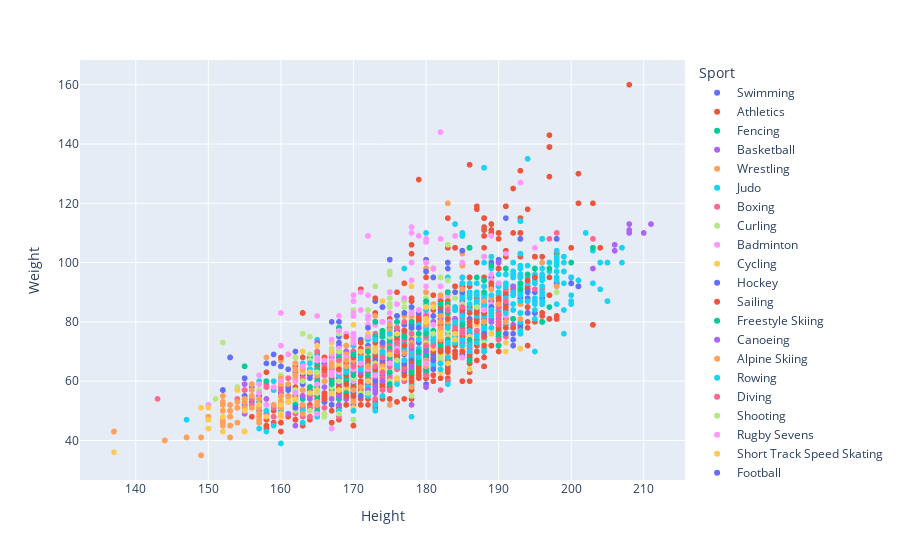

The notebook cell this image was saved under:
### Code cell
fig = px.scatter(df_height_weight, x="Height", y="Weight", color="Sport")

fig.show()

### Figure 1 — Plotly figure (JSON) as saved in the notebook; plotly's stock layout.template omitted (floating-point values rounded to 4 significant figures; data arrays with more than 128 entries replaced by an {"elided": "..."} marker saying what was removed)
{"data": [{"hovertemplate": "Sport=Swimming<br>Height=%{x}<br>Weight=%{y}<extra></extra>", "legendgroup": "Swimming", "marker": {"color": "#636efa", "symbol": "circle"}, "mode": "markers", "name": "Swimming", "showlegend": true, "type": "scattergl", "x": {"elided": "959 int values"}, "xaxis": "x", "y": {"elided": "959 int values"}, "yaxis": "y"}, {"hovertemplate": "Sport=Athletics<br>Height=%{x}<br>Weight=%{y}<extra></extra>", "legendgroup": "Athletics", "marker": {"color": "#EF553B", "symbol": "circle"}, "mode": "markers", "name": "Athletics", "showlegend": true, "type": "scattergl", "x": {"elided": "1642 int values"}, "xaxis": "x", "y": {"elided": "1642 float values"}, "yaxis": "y"}, {"hovertemplate": "Sport=Fencing<br>Height=%{x}<br>Weight=%{y}<extra></extra>", "legendgroup": "Fencing", "marker": {"color": "#00cc96", "symbol": "circle"}, "mode": "markers", "name": "Fencing", "showlegend": true, "type": "scattergl", "x": {"elided": "341 int values"}, "xaxis": "x", "y": {"elided": "341 int values"}, "yaxis": "y"}, {"hovertemplate": "Sport=Basketball<br>Height=%{x}<br>Weight=%{y}<extra></extra>", "legendgroup": "Basketball", "marker": {"color": "#ab63fa", "symbol": "circle"}, "mode": "markers", "name": "Basketball", "showlegend": true, "type": "scattergl", "x": [208, 188, 178, 211, 208, 189, 210, 168, 206, 192, 208, 188, 195, 185, 180, 189, 206, 188, 188, 176, 192, 203, 175, 175], "xaxis": "x", "y": [110, 85, 75, 113, 113, 80, 110, 63, 104, 79, 111, 74, 93, 87, 76, 95, 106, 90, 88, 66, 89, 98, 66, 64], "yaxis": "y"}, {"hovertemplate": "Sport=Wrestling<br>Height=%{x}<br>Weight=%{y}<extra></extra>", "legendgroup": "Wrestling", "marker": {"color": "#FFA15A", "symbol": "circle"}, "mode": "markers", "name": "Wrestling", "showlegend": true, "type": "scattergl", "x": [173, 181, 175, 180, 168, 168, 168, 168, 161, 161, 161, 161, 176, 185, 185, 185, 178, 180, 160, 172, 205, 171, 171, 174, 174, 173, 168, 168, 188, 183, 174, 174, 175, 180, 180, 173, 182, 190, 190, 164, 170, 185, 183, 175, 163, 190, 180, 180, 165, 165, 161, 178, 178, 178, 183, 169, 169, 169, 168, 180, 180, 174, 175, 175, 175, 173, 173], "xaxis": "x", "y": [74, 86, 78, 73, 62, 62, 57, 57, 69, 69, 69, 69, 82, 99, 99, 99, 68, 97, 55, 79, 100, 67, 67, 65, 65, 82, 62, 62, 102, 90, 68, 68, 66, 90, 90, 74, 82, 100, 100, 63, 60, 103, 70, 52, 57, 100, 98, 98, 57, 57, 53, 83, 83, 83, 120, 58, 58, 58, 62, 67, 67, 70, 74, 74, 74, 67, 67], "yaxis": "y"}, {"hovertemplate": "Sport=Judo<br>Height=%{x}<br>Weight=%{y}<extra></extra>", "legendgroup": "Judo", "marker": {"color": "#19d3f3", "symbol": "circle"}, "mode": "markers", "name": "Judo", "showlegend": true, "type": "scattergl", "x": [178, 178, 178, 173, 173, 188, 165, 165, 180, 180, 172, 178, 175, 175, 185, 185, 185, 185, 164, 182, 182, 182, 173, 173, 173, 167, 167, 177, 183, 160, 160, 175, 173, 187, 160, 160, 160, 168, 168, 153, 160, 160, 167, 167, 185, 172, 178, 173, 188, 188, 188, 187, 187, 187, 147, 180, 159, 165, 165, 170, 170, 170, 170, 178, 178, 178, 178, 196, 175, 184, 168, 168, 174, 175, 172, 181, 181, 185, 170, 180, 175, 188, 188, 180, 180, 193, 193, 193, 155, 155, 169, 178, 178, 165, 194, 152, 157, 163, 185, 185, 183, 183, 182, 178, 173, 186, 180, 180, 180, 175, 177], "xaxis": "x", "y": [78, 78, 78, 65, 63, 100, 62, 62, 84, 84, 78, 48, 71, 71, 109, 109, 109, 109, 64, 81, 81, 95, 57, 57, 57, 70, 70, 98, 78, 52, 52, 74, 66, 86, 60, 60, 48, 60, 60, 48, 56, 56, 63, 63, 100, 65, 65, 70, 132, 132, 132, 90, 90, 90, 47, 80, 60, 74, 59, 69, 69, 69, 69, 77, 77, 77, 71, 95, 72, 113, 60, 60, 69, 63, 65, 66, 66, 110, 57, 110, 77, 111, 111, 81, 81, 114, 114, 114, 52, 52, 65, 78, 78, 65, 135, 52, 60, 66, 89, 89, 95, 95, 95, 68, 66, 86, 86, 86, 86, 78, 73], "yaxis": "y"}, {"hovertemplate": "Sport=Boxing<br>Height=%{x}<br>Weight=%{y}<extra></extra>", "legendgroup": "Boxing", "marker": {"color": "#FF6692", "symbol": "circle"}, "mode": "markers", "name": "Boxing", "showlegend": true, "type": "scattergl", "x": [164, 164, 177, 196, 173, 173, 170, 177, 185, 175, 178, 172, 170, 170, 163, 173, 175, 143, 175, 183, 165, 177, 178, 165, 178, 173, 163, 180, 159, 183, 177, 179, 175, 187, 170, 156, 175, 175, 198, 175, 178, 170, 162, 188, 172, 168, 197, 183, 188, 178, 177, 178, 182, 193, 154, 173, 172, 163, 163, 160, 181, 181, 166, 182, 160, 173, 175, 175, 175, 178, 168, 173, 173, 183, 191, 195, 162, 185, 154, 203, 177, 177, 186, 180, 178, 191, 174, 177, 181, 170, 190, 165, 166, 176, 165, 193, 175, 164, 174, 182, 165, 176, 190, 193, 162, 168, 170, 178, 180, 180, 185, 158, 162, 188], "xaxis": "x", "y": [51, 51, 75, 91, 52, 57, 56, 71, 81, 57, 65, 57, 54, 57, 51, 60, 61, 54, 71, 76, 54, 60, 71, 57, 76, 63, 48, 78, 48, 75, 71, 75, 67, 81, 60, 54, 64, 57, 110, 67, 67, 54, 51, 81, 60, 67, 108, 60, 75, 69, 62, 60, 81, 91, 51, 67, 57, 51, 51, 51, 75, 75, 51, 64, 51, 64, 60, 60, 60, 71, 60, 64, 54, 75, 91, 91, 51, 80, 54, 108, 71, 64, 71, 69, 64, 75, 57, 75, 64, 60, 81, 57, 54, 60, 57, 91, 67, 54, 67, 57, 51, 64, 84, 91, 63, 48, 64, 71, 75, 81, 71, 49, 51, 85], "yaxis": "y"}, {"hovertemplate": "Sport=Curling<br>Height=%{x}<br>Weight=%{y}<extra></extra>", "legendgroup": "Curling", "marker": {"color": "#B6E880", "symbol": "circle"}, "mode": "markers", "name": "Curling", "showlegend": true, "type": "scattergl", "x": [164, 175, 169, 178, 175, 175, 167, 178, 171, 177, 180, 184, 170, 172, 167, 167, 177, 177, 177, 164, 164, 193, 177, 177, 177, 160, 167, 167, 178, 172, 173, 173, 177, 177, 177, 175, 172, 160, 189, 172, 172, 170, 177, 177, 178, 154, 154], "xaxis": "x", "y": [69, 85, 69, 76, 79, 79, 60, 80, 63, 83, 85, 88, 63, 67, 66, 66, 70, 70, 70, 67, 75, 91, 85, 85, 85, 52, 71, 71, 79, 66, 66, 66, 76, 76, 76, 80, 57, 62, 101, 78, 78, 73, 73, 61, 83, 58, 58], "yaxis": "y"}, {"hovertemplate": "Sport=Badminton<br>Height=%{x}<br>Weight=%{y}<extra></extra>", "legendgroup": "Badminton", "marker": {"color": "#FF97FF", "symbol": "circle"}, "mode": "markers", "name": "Badminton", "showlegend": true, "type": "scattergl", "x": [183, 183, 189, 189, 167, 175, 173, 168, 175, 162, 173, 183, 183, 157, 157, 182, 178, 177, 177, 159, 178, 178, 178, 157, 157, 173, 191, 191, 182, 187, 180, 172, 183, 183], "xaxis": "x", "y": [80, 80, 86, 86, 65, 64, 72, 62, 80, 61, 70, 73, 73, 62, 62, 88, 66, 77, 77, 52, 65, 65, 65, 59, 59, 70, 82, 82, 73, 82, 72, 63, 80, 80], "yaxis": "y"}, {"hovertemplate": "Sport=Cycling<br>Height=%{x}<br>Weight=%{y}<extra></extra>", "legendgroup": "Cycling", "marker": {"color": "#FECB52", "symbol": "circle"}, "mode": "markers", "name": "Cycling", "showlegend": true, "type": "scattergl", "x": {"elided": "367 int values"}, "xaxis": "x", "y": {"elided": "367 int values"}, "yaxis": "y"}, {"hovertemplate": "Sport=Hockey<br>Height=%{x}<br>Weight=%{y}<extra></extra>", "legendgroup": "Hockey", "marker": {"color": "#636efa", "symbol": "circle"}, "mode": "markers", "name": "Hockey", "showlegend": true, "type": "scattergl", "x": {"elided": "314 int values"}, "xaxis": "x", "y": {"elided": "314 int values"}, "yaxis": "y"}, {"hovertemplate": "Sport=Sailing<br>Height=%{x}<br>Weight=%{y}<extra></extra>", "legendgroup": "Sailing", "marker": {"color": "#EF553B", "symbol": "circle"}, "mode": "markers", "name": "Sailing", "showlegend": true, "type": "scattergl", "x": {"elided": "181 int values"}, "xaxis": "x", "y": {"elided": "181 int values"}, "yaxis": "y"}, {"hovertemplate": "Sport=Freestyle Skiing<br>Height=%{x}<br>Weight=%{y}<extra></extra>", "legendgroup": "Freestyle Skiing", "marker": {"color": "#00cc96", "symbol": "circle"}, "mode": "markers", "name": "Freestyle Skiing", "showlegend": true, "type": "scattergl", "x": [170, 178, 165, 163, 165, 165, 169, 175, 180, 176, 176, 165, 170, 175, 176, 180, 169, 171, 173, 173, 168], "xaxis": "x", "y": [61, 70, 63, 64, 59, 59, 64, 72, 85, 73, 73, 66, 65, 69, 75, 65, 61, 68, 72, 72, 67], "yaxis": "y"}, {"hovertemplate": "Sport=Canoeing<br>Height=%{x}<br>Weight=%{y}<extra></extra>", "legendgroup": "Canoeing", "marker": {"color": "#ab63fa", "symbol": "circle"}, "mode": "markers", "name": "Canoeing", "showlegend": true, "type": "scattergl", "x": {"elided": "221 int values"}, "xaxis": "x", "y": {"elided": "221 int values"}, "yaxis": "y"}, {"hovertemplate": "Sport=Alpine Skiing<br>Height=%{x}<br>Weight=%{y}<extra></extra>", "legendgroup": "Alpine Skiing", "marker": {"color": "#FFA15A", "symbol": "circle"}, "mode": "markers", "name": "Alpine Skiing", "showlegend": true, "type": "scattergl", "x": {"elided": "204 int values"}, "xaxis": "x", "y": {"elided": "204 int values"}, "yaxis": "y"}, {"hovertemplate": "Sport=Rowing<br>Height=%{x}<br>Weight=%{y}<extra></extra>", "legendgroup": "Rowing", "marker": {"color": "#19d3f3", "symbol": "circle"}, "mode": "markers", "name": "Rowing", "showlegend": true, "type": "scattergl", "x": {"elided": "503 int values"}, "xaxis": "x", "y": {"elided": "503 int values"}, "yaxis": "y"}, {"hovertemplate": "Sport=Diving<br>Height=%{x}<br>Weight=%{y}<extra></extra>", "legendgroup": "Diving", "marker": {"color": "#FF6692", "symbol": "circle"}, "mode": "markers", "name": "Diving", "showlegend": true, "type": "scattergl", "x": {"elided": "135 int values"}, "xaxis": "x", "y": {"elided": "135 int values"}, "yaxis": "y"}, {"hovertemplate": "Sport=Shooting<br>Height=%{x}<br>Weight=%{y}<extra></extra>", "legendgroup": "Shooting", "marker": {"color": "#B6E880", "symbol": "circle"}, "mode": "markers", "name": "Shooting", "showlegend": true, "type": "scattergl", "x": {"elided": "154 int values"}, "xaxis": "x", "y": {"elided": "154 int values"}, "yaxis": "y"}, {"hovertemplate": "Sport=Rugby Sevens<br>Height=%{x}<br>Weight=%{y}<extra></extra>", "legendgroup": "Rugby Sevens", "marker": {"color": "#FF97FF", "symbol": "circle"}, "mode": "markers", "name": "Rugby Sevens", "showlegend": true, "type": "scattergl", "x": [170, 183, 176, 176, 180, 191, 181, 168, 165, 163, 180, 190, 167, 178, 180, 172, 189, 195, 181, 165, 165, 179, 177, 167], "xaxis": "x", "y": [65, 89, 86, 71, 92, 103, 98, 71, 62, 55, 83, 93, 70, 85, 85, 69, 96, 105, 79, 60, 64, 74, 88, 69], "yaxis": "y"}, {"hovertemplate": "Sport=Short Track Speed Skating<br>Height=%{x}<br>Weight=%{y}<extra></extra>", "legendgroup": "Short Track Speed Skating", "marker": {"color": "#FECB52", "symbol": "circle"}, "mode": "markers", "name": "Short Track Speed Skating", "showlegend": true, "type": "scattergl", "x": [170, 170, 160, 160, 160, 160, 160, 160, 183, 183, 186, 186, 186, 186, 186, 186, 186, 186, 188, 188, 188, 163, 163, 178, 178, 178, 178, 178, 178, 178, 178, 178, 170, 174, 174, 165, 165, 165, 165, 165, 172, 172, 172, 172, 172, 172, 172, 172, 172, 172, 172, 168, 168, 168, 176, 180, 180, 176, 176, 176, 176, 176, 171, 171, 171, 171, 181, 181], "xaxis": "x", "y": [75, 75, 54, 54, 54, 54, 54, 54, 75, 75, 75, 75, 75, 75, 75, 75, 75, 75, 76, 76, 76, 63, 63, 75, 75, 75, 75, 75, 75, 75, 75, 75, 74, 73, 73, 72, 72, 72, 72, 72, 60, 60, 60, 60, 60, 60, 60, 65, 65, 65, 65, 65, 65, 65, 76, 80, 80, 61, 61, 61, 61, 61, 64, 64, 64, 64, 85, 85], "yaxis": "y"}, {"hovertemplate": "Sport=Football<br>Height=%{x}<br>Weight=%{y}<extra></extra>", "legendgroup": "Football", "marker": {"color": "#636efa", "symbol": "circle"}, "mode": "markers", "name": "Football", "showlegend": true, "type": "scattergl", "x": [170, 157, 166, 181, 175, 180, 159, 169, 180, 179, 195, 163, 191, 180, 185, 188, 186, 165, 178, 180, 174, 175, 174, 172, 168, 185, 183, 183, 183, 170, 162, 180, 183, 182, 178, 180, 170, 163, 181, 180, 177, 180, 156, 179, 173, 188, 175, 173, 192, 170, 164, 169, 164], "xaxis": "x", "y": [65, 56, 64, 69, 64, 73, 69, 59, 73, 78, 95, 55, 76, 73, 69, 78, 78, 63, 67, 75, 73, 79, 73, 62, 73, 79, 74, 74, 74, 67, 60, 73, 73, 76, 70, 82, 73, 59, 64, 71, 69, 75, 58, 83, 64, 76, 65, 67, 74, 58, 61, 68, 56], "yaxis": "y"}, {"hovertemplate": "Sport=Modern Pentathlon<br>Height=%{x}<br>Weight=%{y}<extra></extra>", "legendgroup": "Modern Pentathlon", "marker": {"color": "#EF553B", "symbol": "circle"}, "mode": "markers", "name": "Modern Pentathlon", "showlegend": true, "type": "scattergl", "x": [177, 177, 182, 182, 182, 182, 186, 185, 185, 172, 172, 172, 172, 172, 185, 169, 171, 171, 188, 188, 188, 188, 188, 188, 188, 188, 175, 177, 170, 170, 182, 182, 182, 182, 182, 182, 169, 190, 190, 190, 190, 182, 182, 174, 174, 177, 177, 177, 177, 182, 182, 185, 185, 185, 185, 185, 185, 185, 177, 177, 177, 177, 177, 177, 170, 170, 171, 188, 188, 173, 173, 188, 188], "xaxis": "x", "y": [72, 72, 73, 73, 73, 73, 78, 70, 70, 68, 68, 68, 68, 57, 74, 62, 73, 73, 83, 83, 83, 83, 83, 83, 83, 83, 65, 62, 63, 63, 77, 77, 77, 77, 72, 72, 55, 86, 86, 86, 86, 71, 71, 60, 60, 67, 67, 67, 67, 79, 79, 75, 75, 75, 75, 75, 75, 75, 77, 77, 77, 77, 77, 77, 63, 63, 71, 79, 79, 64, 64, 75, 75], "yaxis": "y"}, {"hovertemplate": "Sport=Equestrianism<br>Height=%{x}<br>Weight=%{y}<extra></extra>", "legendgroup": "Equestrianism", "marker": {"color": "#00cc96", "symbol": "circle"}, "mode": "markers", "name": "Equestrianism", "showlegend": true, "type": "scattergl", "x": {"elided": "304 int values"}, "xaxis": "x", "y": {"elided": "304 int values"}, "yaxis": "y"}, {"hovertemplate": "Sport=Synchronized Swimming<br>Height=%{x}<br>Weight=%{y}<extra></extra>", "legendgroup": "Synchronized Swimming", "marker": {"color": "#ab63fa", "symbol": "circle"}, "mode": "markers", "name": "Synchronized Swimming", "showlegend": true, "type": "scattergl", "x": [169, 169, 169, 169, 170, 168, 168, 175, 173, 180, 180, 171, 171, 155, 170, 178, 173, 173, 173, 162, 172, 172, 174, 174, 160, 165, 165, 175, 175], "xaxis": "x", "y": [54, 54, 54, 54, 55, 52, 52, 67, 57, 58, 58, 55, 55, 49, 63, 52, 58, 58, 58, 45, 57, 57, 60, 60, 52, 49, 49, 59, 59], "yaxis": "y"}, {"hovertemplate": "Sport=Gymnastics<br>Height=%{x}<br>Weight=%{y}<extra></extra>", "legendgroup": "Gymnastics", "marker": {"color": "#FFA15A", "symbol": "circle"}, "mode": "markers", "name": "Gymnastics", "showlegend": true, "type": "scattergl", "x": {"elided": "710 int values"}, "xaxis": "x", "y": {"elided": "710 int values"}, "yaxis": "y"}, {"hovertemplate": "Sport=Cross Country Skiing<br>Height=%{x}<br>Weight=%{y}<extra></extra>", "legendgroup": "Cross Country Skiing", "marker": {"color": "#19d3f3", "symbol": "circle"}, "mode": "markers", "name": "Cross Country Skiing", "showlegend": true, "type": "scattergl", "x": [165, 171, 171, 171, 171, 171, 171, 171, 165, 169, 169, 169, 175, 168, 168, 180, 180, 159, 170, 170, 162, 162, 162, 162, 167, 167, 176, 176, 176, 165, 165, 165, 181, 181, 181, 181, 178, 178, 178, 178, 178, 178, 180, 180, 180, 180, 180, 180, 180, 180, 164, 164, 172, 172, 178, 178, 189, 189, 180, 180, 180, 180, 180, 184, 184, 184, 184, 180, 180, 180, 185, 185, 185, 185, 185, 185, 185, 172, 180, 164, 158, 158, 158, 183, 183, 183, 183, 183, 170, 170, 183, 183, 186, 193, 193, 193, 193, 193, 193], "xaxis": "x", "y": [70, 68, 68, 68, 68, 68, 68, 68, 48, 63, 63, 63, 76, 64, 64, 73, 75, 57, 60, 60, 53, 53, 53, 53, 55, 55, 66, 66, 66, 59, 59, 59, 71, 71, 71, 71, 70, 70, 70, 70, 70, 70, 75, 75, 75, 75, 75, 75, 75, 75, 64, 64, 68, 68, 76, 76, 78, 78, 77, 77, 77, 75, 75, 73, 73, 73, 73, 74, 74, 74, 78, 78, 78, 78, 78, 78, 78, 67, 75, 66, 50, 50, 50, 78, 78, 78, 78, 78, 60, 60, 73, 73, 77, 83, 83, 83, 83, 83, 83], "yaxis": "y"}, {"hovertemplate": "Sport=Biathlon<br>Height=%{x}<br>Weight=%{y}<extra></extra>", "legendgroup": "Biathlon", "marker": {"color": "#FF6692", "symbol": "circle"}, "mode": "markers", "name": "Biathlon", "showlegend": true, "type": "scattergl", "x": [165, 165, 185, 170, 170, 173, 173, 173, 168, 168, 168, 168, 168, 168, 168, 168, 168, 168, 168, 168, 168, 180, 180, 180, 180, 180, 172, 172, 165, 165, 165, 165, 165, 165, 177, 177, 175, 175, 175, 175, 172, 172, 172, 172, 172, 185, 185, 185, 185, 184, 184, 184, 172, 172, 185, 185, 170, 170, 170, 170, 170, 172, 172, 172, 172, 172, 178, 174, 174, 174, 174, 174, 176, 176, 180, 180, 180, 180, 180, 168, 168, 168, 168, 180, 176, 176, 176, 176, 176, 176, 172, 172, 172, 172, 172], "xaxis": "x", "y": [70, 70, 76, 70, 70, 70, 70, 70, 64, 64, 64, 64, 64, 64, 64, 64, 64, 64, 64, 64, 64, 82, 82, 82, 82, 82, 60, 60, 63, 63, 63, 63, 63, 63, 80, 80, 72, 72, 72, 72, 70, 70, 70, 70, 70, 78, 78, 78, 78, 78, 78, 78, 60, 60, 77, 77, 70, 70, 70, 70, 70, 68, 68, 68, 68, 68, 78, 68, 68, 68, 68, 68, 70, 70, 76, 76, 76, 76, 76, 64, 64, 64, 64, 75, 78, 78, 78, 78, 78, 78, 61, 61, 61, 61, 61], "yaxis": "y"}, {"hovertemplate": "Sport=Ice Hockey<br>Height=%{x}<br>Weight=%{y}<extra></extra>", "legendgroup": "Ice Hockey", "marker": {"color": "#B6E880", "symbol": "circle"}, "mode": "markers", "name": "Ice Hockey", "showlegend": true, "type": "scattergl", "x": [180, 176, 178, 178, 172, 165, 178, 178, 178, 185], "xaxis": "x", "y": [71, 67, 72, 72, 69, 63, 71, 77, 77, 86], "yaxis": "y"}, {"hovertemplate": "Sport=Weightlifting<br>Height=%{x}<br>Weight=%{y}<extra></extra>", "legendgroup": "Weightlifting", "marker": {"color": "#FF97FF", "symbol": "circle"}, "mode": "markers", "name": "Weightlifting", "showlegend": true, "type": "scattergl", "x": [175, 171, 171, 172, 172, 172, 172, 170, 170, 170, 167, 167, 160, 172, 172, 160, 160, 165, 165, 178, 168, 162, 189, 180, 188, 188, 169, 168, 182, 165, 165, 193, 165, 189, 185, 172, 172, 158, 158, 171, 175, 175, 175, 180, 180, 150, 150, 150, 170, 170, 172, 172, 172, 172, 165, 165, 168, 166, 167, 170, 170, 170, 161, 182, 182, 170, 178, 170, 170, 180, 180, 157, 180, 159, 179, 170, 178, 184, 163, 178, 178, 172, 172, 167, 167, 167, 167, 182], "xaxis": "x", "y": [83, 90, 90, 81, 81, 81, 75, 87, 87, 87, 63, 63, 60, 109, 109, 83, 83, 82, 82, 83, 67, 60, 109, 107, 102, 102, 68, 82, 108, 67, 67, 127, 68, 94, 100, 89, 89, 52, 52, 84, 90, 90, 90, 90, 90, 52, 52, 52, 89, 89, 82, 82, 82, 79, 67, 67, 77, 67, 62, 82, 82, 82, 69, 144, 144, 60, 100, 75, 75, 90, 90, 56, 108, 58, 109, 83, 110, 109, 65, 112, 94, 67, 67, 74, 74, 67, 67, 92], "yaxis": "y"}, {"hovertemplate": "Sport=Figure Skating<br>Height=%{x}<br>Weight=%{y}<extra></extra>", "legendgroup": "Figure Skating", "marker": {"color": "#FECB52", "symbol": "circle"}, "mode": "markers", "name": "Figure Skating", "showlegend": true, "type": "scattergl", "x": [173, 150, 172, 162, 182, 182, 164, 160, 150, 162, 162, 152, 152, 183, 183, 182, 182, 182, 180, 180, 180, 175, 160, 155, 155, 158, 182, 180, 150, 155, 155, 155, 172, 167, 184, 184, 184, 137, 165, 165, 165, 157, 183, 183, 182, 152, 175, 175, 161, 162, 162, 180, 180, 160, 167, 167, 164, 167, 167], "xaxis": "x", "y": [66, 51, 69, 53, 76, 76, 63, 52, 44, 57, 57, 43, 43, 66, 66, 75, 75, 75, 67, 67, 73, 64, 49, 50, 50, 48, 77, 81, 47, 43, 43, 43, 65, 54, 74, 74, 74, 36, 57, 57, 57, 52, 69, 69, 76, 48, 65, 65, 53, 54, 54, 80, 80, 48, 55, 56, 56, 54, 66], "yaxis": "y"}, {"hovertemplate": "Sport=Bobsleigh<br>Height=%{x}<br>Weight=%{y}<extra></extra>", "legendgroup": "Bobsleigh", "marker": {"color": "#636efa", "symbol": "circle"}, "mode": "markers", "name": "Bobsleigh", "showlegend": true, "type": "scattergl", "x": [180, 189, 178, 162, 183, 167, 193, 193, 183, 184, 175, 175, 183, 191, 180, 185, 181, 173, 158, 180], "xaxis": "x", "y": [97, 100, 85, 70, 100, 80, 108, 108, 100, 90, 101, 101, 98, 115, 100, 104, 95, 87, 66, 101], "yaxis": "y"}, {"hovertemplate": "Sport=Triathlon<br>Height=%{x}<br>Weight=%{y}<extra></extra>", "legendgroup": "Triathlon", "marker": {"color": "#EF553B", "symbol": "circle"}, "mode": "markers", "name": "Triathlon", "showlegend": true, "type": "scattergl", "x": [175, 191, 168, 184, 184, 184, 181, 181, 183, 178, 170, 170, 178, 178, 178, 166, 178, 188, 168, 168, 178, 186, 186, 192, 170, 173, 169, 169, 169], "xaxis": "x", "y": [62, 78, 58, 70, 70, 70, 70, 70, 71, 62, 58, 58, 66, 66, 66, 54, 60, 72, 56, 56, 63, 68, 68, 78, 55, 61, 55, 55, 55], "yaxis": "y"}, {"hovertemplate": "Sport=Table Tennis<br>Height=%{x}<br>Weight=%{y}<extra></extra>", "legendgroup": "Table Tennis", "marker": {"color": "#00cc96", "symbol": "circle"}, "mode": "markers", "name": "Table Tennis", "showlegend": true, "type": "scattergl", "x": [180, 175, 170, 170, 175, 176, 176, 176, 176, 175, 168, 168, 162, 168, 168, 168, 168, 178, 178, 186, 186, 186, 185, 185, 185, 185, 172, 175, 175, 186], "xaxis": "x", "y": [71, 71, 64, 64, 66, 80, 80, 80, 80, 68, 64, 64, 52, 63, 63, 63, 63, 63, 63, 67, 67, 67, 79, 79, 79, 79, 68, 70, 70, 74], "yaxis": "y"}, {"hovertemplate": "Sport=Trampolining<br>Height=%{x}<br>Weight=%{y}<extra></extra>", "legendgroup": "Trampolining", "marker": {"color": "#ab63fa", "symbol": "circle"}, "mode": "markers", "name": "Trampolining", "showlegend": true, "type": "scattergl", "x": [178, 175, 168, 168, 163, 167, 172, 168, 167], "xaxis": "x", "y": [71, 63, 55, 55, 55, 59, 60, 64, 54], "yaxis": "y"}, {"hovertemplate": "Sport=Taekwondo<br>Height=%{x}<br>Weight=%{y}<extra></extra>", "legendgroup": "Taekwondo", "marker": {"color": "#FFA15A", "symbol": "circle"}, "mode": "markers", "name": "Taekwondo", "showlegend": true, "type": "scattergl", "x": [169, 182, 196, 183, 183, 170, 178, 156, 156, 191, 191, 180, 177, 177, 177, 177, 182], "xaxis": "x", "y": [67, 82, 100, 80, 85, 57, 58, 57, 57, 80, 80, 67, 69.5, 69.5, 69.5, 69.5, 74], "yaxis": "y"}, {"hovertemplate": "Sport=Volleyball<br>Height=%{x}<br>Weight=%{y}<extra></extra>", "legendgroup": "Volleyball", "marker": {"color": "#19d3f3", "symbol": "circle"}, "mode": "markers", "name": "Volleyball", "showlegend": true, "type": "scattergl", "x": [196, 195, 182, 171, 185, 183, 193, 203, 180, 199, 178, 183, 195, 195, 191, 168, 188, 192, 204, 195, 180, 180, 179, 173], "xaxis": "x", "y": [89, 93, 64, 64, 74, 84, 77, 105, 85, 76, 65, 68, 87, 70, 83, 62, 78, 86, 91, 81, 76, 84, 74, 60], "yaxis": "y"}, {"hovertemplate": "Sport=Tennis<br>Height=%{x}<br>Weight=%{y}<extra></extra>", "legendgroup": "Tennis", "marker": {"color": "#FF6692", "symbol": "circle"}, "mode": "markers", "name": "Tennis", "showlegend": true, "type": "scattergl", "x": [175, 180, 180, 191, 190, 190, 190, 190, 190, 190, 188, 190, 190, 190, 185, 185, 185, 185, 177, 174, 183, 183, 173, 190, 190, 190, 190, 190, 190, 173, 180, 180, 190, 190, 175, 175, 190, 168, 168, 168, 180, 180, 175, 175, 175, 175, 175, 168], "xaxis": "x", "y": [70, 72, 72, 87, 74, 74, 74, 74, 79, 79, 80, 85, 85, 85, 77, 77, 77, 77, 64, 63, 70, 70, 61, 83, 83, 83, 83, 83, 82, 65, 62, 62, 88, 88, 62, 62, 80, 64, 64, 64, 72, 72, 65, 65, 65, 65, 65, 67], "yaxis": "y"}, {"hovertemplate": "Sport=Rhythmic Gymnastics<br>Height=%{x}<br>Weight=%{y}<extra></extra>", "legendgroup": "Rhythmic Gymnastics", "marker": {"color": "#B6E880", "symbol": "circle"}, "mode": "markers", "name": "Rhythmic Gymnastics", "showlegend": true, "type": "scattergl", "x": [164, 170, 162, 167, 173, 172, 166, 178, 162, 166, 168, 172, 170], "xaxis": "x", "y": [50, 61, 50, 58, 60, 56, 48, 55, 57, 49, 49, 64, 47], "yaxis": "y"}, {"hovertemplate": "Sport=Archery<br>Height=%{x}<br>Weight=%{y}<extra></extra>", "legendgroup": "Archery", "marker": {"color": "#FF97FF", "symbol": "circle"}, "mode": "markers", "name": "Archery", "showlegend": true, "type": "scattergl", "x": [183, 173, 173, 167, 162, 162, 162, 165, 169, 169, 169, 169, 169, 169, 169, 172, 172, 172, 172, 180, 178, 178, 178, 178, 178, 167, 188, 188, 188, 188, 188, 188, 173, 168, 175, 175, 183, 172, 175, 173, 173, 171, 171, 165, 185, 180, 180, 180, 180, 180, 170, 170, 170, 160, 160, 180, 180, 180, 180, 180, 180, 175, 175, 172, 170, 170, 170, 170, 170, 170, 170, 170, 170, 170, 179, 179, 179, 179], "xaxis": "x", "y": [70, 79, 79, 44, 56, 56, 56, 49, 76, 76, 76, 76, 76, 76, 76, 60, 60, 60, 60, 76, 83, 83, 83, 83, 83, 62, 84, 84, 84, 84, 84, 84, 73, 63, 66, 66, 84, 62, 80, 62, 62, 66, 66, 59, 68, 66, 66, 66, 66, 66, 68, 64, 76, 72, 72, 100, 100, 100, 100, 100, 100, 63, 63, 64, 73, 73, 73, 73, 73, 73, 73, 73, 73, 73, 84, 84, 84, 84], "yaxis": "y"}, {"hovertemplate": "Sport=Speed Skating<br>Height=%{x}<br>Weight=%{y}<extra></extra>", "legendgroup": "Speed Skating", "marker": {"color": "#FECB52", "symbol": "circle"}, "mode": "markers", "name": "Speed Skating", "showlegend": true, "type": "scattergl", "x": [184, 184, 184, 184, 172, 172, 180, 180, 180, 182, 182, 168, 168, 178, 178, 178, 178, 178, 173, 173, 173, 173, 178, 178, 178, 178, 173, 173, 178, 178, 178, 178, 178, 178, 178, 181, 181, 181, 181, 168, 168, 168, 168, 168, 171, 171, 167, 167, 175, 175, 149, 149], "xaxis": "x", "y": [76, 76, 76, 76, 60, 60, 85, 85, 85, 75, 75, 57, 57, 74, 74, 74, 74, 74, 70, 70, 70, 70, 65, 65, 65, 65, 72, 72, 72, 72, 72, 72, 72, 72, 72, 71, 71, 71, 71, 65, 65, 65, 65, 65, 70, 70, 70, 70, 69, 69, 51, 51], "yaxis": "y"}, {"hovertemplate": "Sport=Skeleton<br>Height=%{x}<br>Weight=%{y}<extra></extra>", "legendgroup": "Skeleton", "marker": {"color": "#636efa", "symbol": "circle"}, "mode": "markers", "name": "Skeleton", "showlegend": true, "type": "scattergl", "x": [178, 178, 178, 178, 162, 185, 177, 177, 171, 171, 171, 173, 172], "xaxis": "x", "y": [78, 78, 78, 78, 51, 90, 83, 83, 55, 55, 55, 60, 78], "yaxis": "y"}, {"hovertemplate": "Sport=Handball<br>Height=%{x}<br>Weight=%{y}<extra></extra>", "legendgroup": "Handball", "marker": {"color": "#EF553B", "symbol": "circle"}, "mode": "markers", "name": "Handball", "showlegend": true, "type": "scattergl", "x": [172, 180, 160, 183, 194, 166, 163, 193, 185, 182, 170, 169, 169, 195, 176, 173, 168, 204, 189, 187, 173, 200, 190, 187, 161, 186, 192, 183], "xaxis": "x", "y": [67, 76, 68, 70, 94, 64, 68, 93, 84, 71, 68, 75, 59, 95, 74, 88, 64, 105, 93, 83, 73, 100, 88, 80, 61, 83, 92, 81], "yaxis": "y"}, {"hovertemplate": "Sport=Water Polo<br>Height=%{x}<br>Weight=%{y}<extra></extra>", "legendgroup": "Water Polo", "marker": {"color": "#00cc96", "symbol": "circle"}, "mode": "markers", "name": "Water Polo", "showlegend": true, "type": "scattergl", "x": [170, 191, 191, 183, 179, 177, 167, 194, 193, 175, 193, 182, 172, 180, 170, 178, 203, 175, 200, 180, 180, 180, 180, 180, 180, 188, 170, 188, 189, 197, 186, 186, 186, 186, 178, 197, 187, 172, 173, 173, 179], "xaxis": "x", "y": [69, 98, 98, 90, 76, 75, 59, 96, 93, 59, 91, 72, 70, 69, 65, 65, 105, 63, 100, 87, 76, 76, 76, 76, 76, 90, 62, 94, 99, 85, 105, 105, 105, 105, 73, 98, 95, 62, 80, 80, 66], "yaxis": "y"}, {"hovertemplate": "Sport=Beach Volleyball<br>Height=%{x}<br>Weight=%{y}<extra></extra>", "legendgroup": "Beach Volleyball", "marker": {"color": "#ab63fa", "symbol": "circle"}, "mode": "markers", "name": "Beach Volleyball", "showlegend": true, "type": "scattergl", "x": [168, 178, 192, 180, 198, 178], "xaxis": "x", "y": [55, 65, 92, 70, 92, 74], "yaxis": "y"}, {"hovertemplate": "Sport=Luge<br>Height=%{x}<br>Weight=%{y}<extra></extra>", "legendgroup": "Luge", "marker": {"color": "#FFA15A", "symbol": "circle"}, "mode": "markers", "name": "Luge", "showlegend": true, "type": "scattergl", "x": [178, 190, 180, 180, 185, 188, 182, 182, 182, 193, 183, 172, 172, 172, 182, 182, 182, 175, 178, 188, 188, 163, 167, 198, 158], "xaxis": "x", "y": [72, 86, 90, 90, 91, 87, 78, 78, 78, 81, 85, 65, 65, 65, 80, 80, 80, 79, 73, 80, 80, 57, 66, 92, 68], "yaxis": "y"}, {"hovertemplate": "Sport=Ski Jumping<br>Height=%{x}<br>Weight=%{y}<extra></extra>", "legendgroup": "Ski Jumping", "marker": {"color": "#19d3f3", "symbol": "circle"}, "mode": "markers", "name": "Ski Jumping", "showlegend": true, "type": "scattergl", "x": [173, 173, 177, 177], "xaxis": "x", "y": [74, 74, 67, 67], "yaxis": "y"}, {"hovertemplate": "Sport=Snowboarding<br>Height=%{x}<br>Weight=%{y}<extra></extra>", "legendgroup": "Snowboarding", "marker": {"color": "#FF6692", "symbol": "circle"}, "mode": "markers", "name": "Snowboarding", "showlegend": true, "type": "scattergl", "x": [178, 163, 170, 170, 170, 187, 161, 176, 176, 160, 160, 160, 183, 181, 178, 185], "xaxis": "x", "y": [76, 61, 65, 65, 65, 77, 61, 73, 73, 57, 57, 57, 84, 72, 72, 85], "yaxis": "y"}, {"hovertemplate": "Sport=Golf<br>Height=%{x}<br>Weight=%{y}<extra></extra>", "legendgroup": "Golf", "marker": {"color": "#B6E880", "symbol": "circle"}, "mode": "markers", "name": "Golf", "showlegend": true, "type": "scattergl", "x": [168, 163], "xaxis": "x", "y": [70, 60], "yaxis": "y"}, {"hovertemplate": "Sport=Art Competitions<br>Height=%{x}<br>Weight=%{y}<extra></extra>", "legendgroup": "Art Competitions", "marker": {"color": "#FF97FF", "symbol": "circle"}, "mode": "markers", "name": "Art Competitions", "showlegend": true, "type": "scattergl", "x": [174, 174, 174], "xaxis": "x", "y": [80, 80, 80], "yaxis": "y"}], "layout": {"legend": {"title": {"text": "Sport"}, "tracegroupgap": 0}, "margin": {"t": 60}, "xaxis": {"anchor": "y", "domain": [0, 1], "title": {"text": "Height"}}, "yaxis": {"anchor": "x", "domain": [0, 1], "title": {"text": "Weight"}}}}
